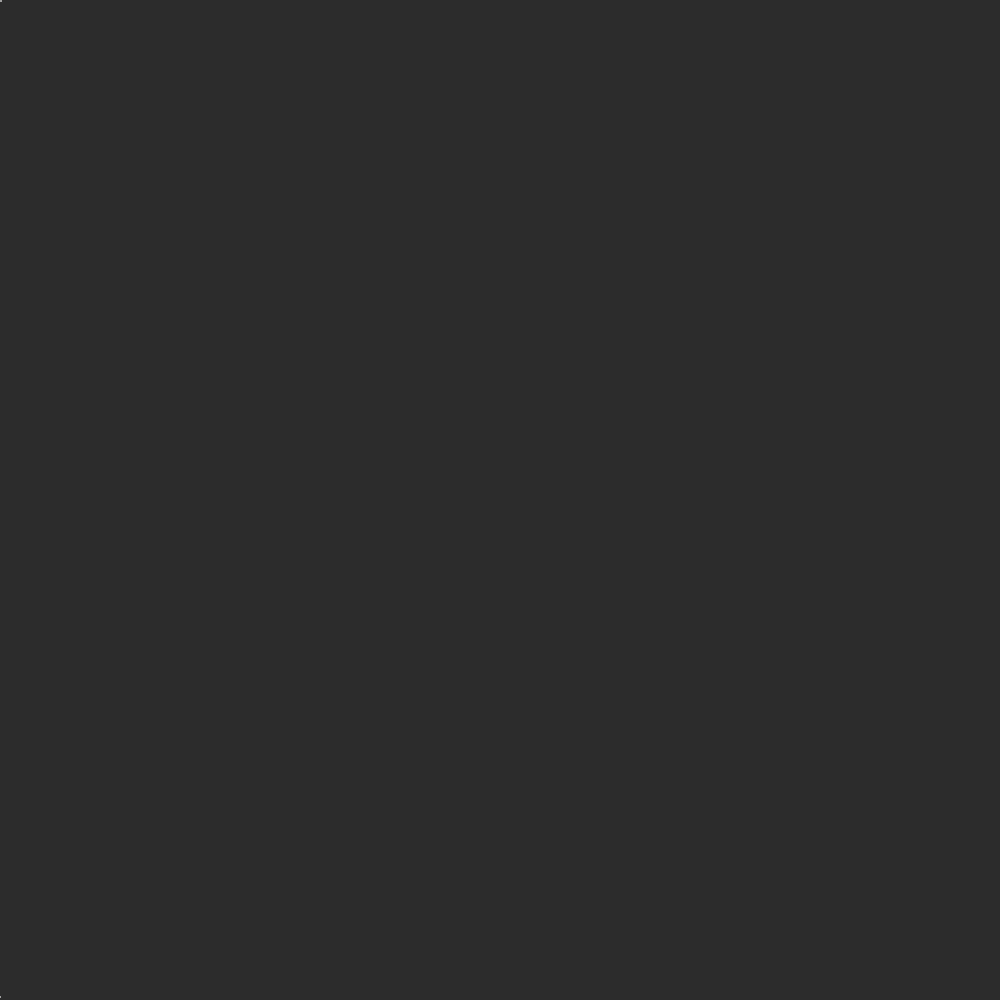
Frame 1 (no input)
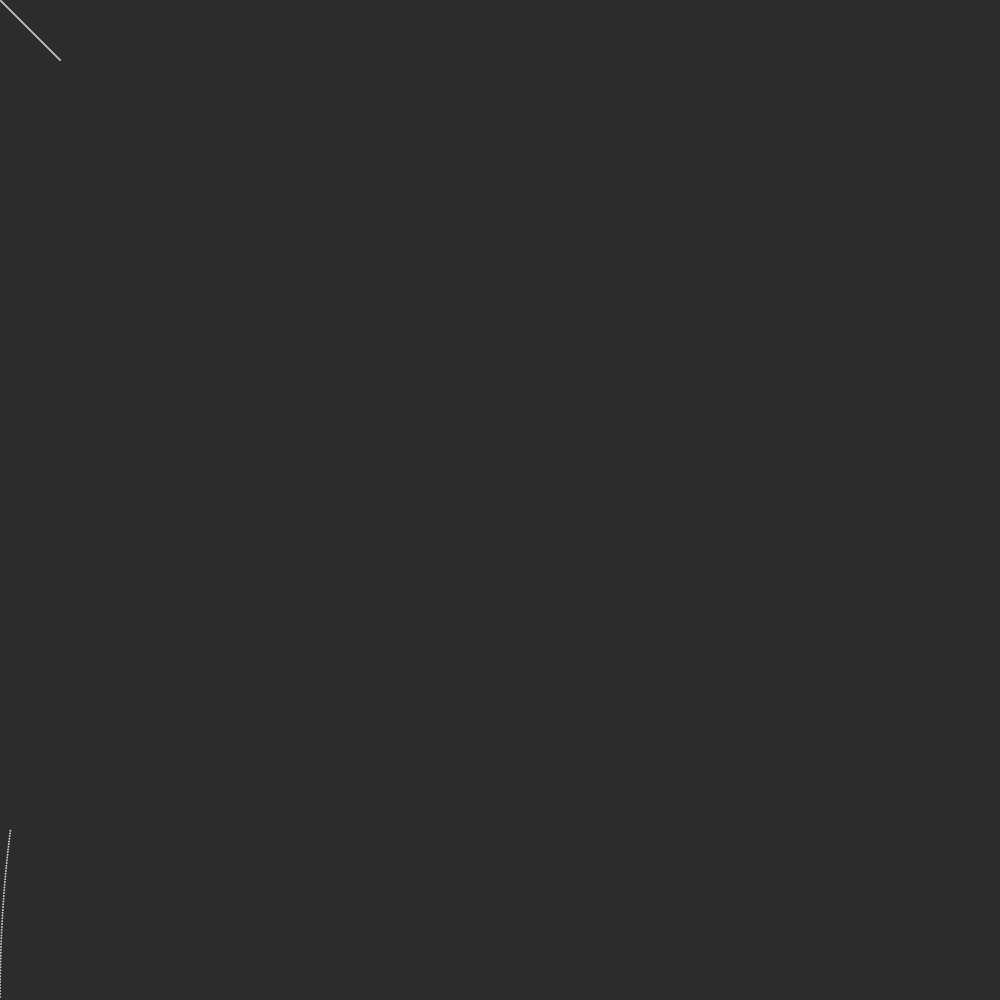
Frame 60 (no input)
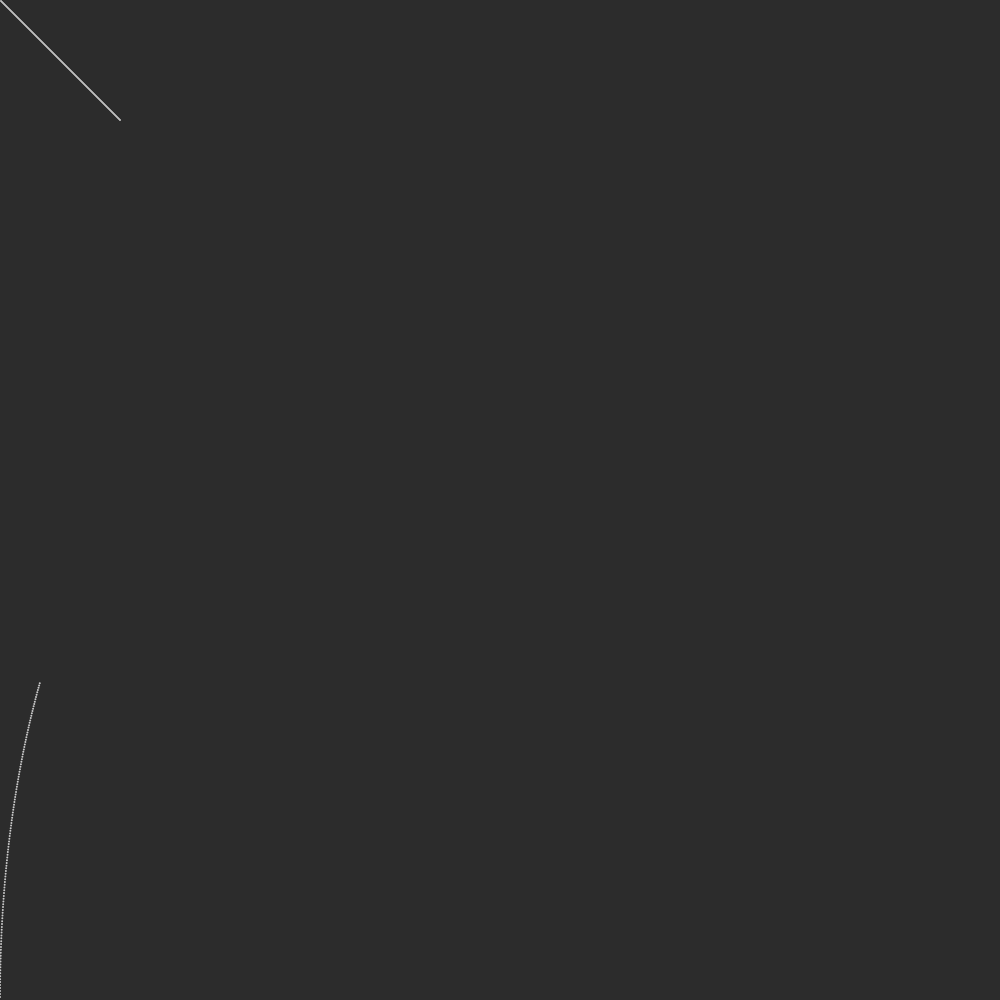
Frame 120 (the mouse pressed at the canvas centre since frame 60)

The p5.js sketch that drew these frames (run headless with seeded random() and noise() and a simulated clock; from frame 60 on, the mouse is pressed at the canvas centre):

// p5.js sketch
// ── sketch.js
var WIDTH = 1000;
var HEIGHT = 1000;

class myBezier{
  constructor(points = [createVector(0,0), createVector(WIDTH, HEIGHT)], step = 0.001){
    this.points = points;
    this.t = 0.0;
    this.step = step;
  }  
  
  myupdate(){
    this.t+= this.step;
    if (this.t >= 1 || this.t <= 0) { this.step *= -1; }
    this.myLine(this.points);
  }
  
  myLine(array = []){
    if(array == []){return;}
    var bezierArray = [];
    for(let i = 0; i<array.length-1; i++){
      var f = this.mylerp(array[i], array[i+1]);
      append(bezierArray, f); 
      if(array.length == 2){point(f.x, f.y);}
    }
    
    if(array.length > 2) { this.myLine(bezierArray); }
    return;
  }
  
  mylerp(vector1 = createVector(0,0), vector2 = createVector(WIDTH, HEIGHT)){
    return createVector(lerp(vector1.x, vector2.x, this.t),
                        lerp(vector1.y, vector2.y, this.t));
  }
}

function setup() {
  createCanvas(WIDTH, HEIGHT);
  stroke(200);
  strokeWeight(2);
  
  a = new myBezier([createVector(0,HEIGHT), createVector(0,0), createVector(WIDTH, 0), createVector(WIDTH, HEIGHT)], 0.001);
  
  //// EDIT THIS OBJECT TO ADD OR REMOVE POINTS
  b = new myBezier(/*[createVector(0,0), createVector(WIDTH, HEIGHT), createVector(WIDTH, 0),
                   createVector(100, 200), createVector(440, 600)], 0.0005*/);
  
  
  
  background(44);
}

function draw() {
  a.myupdate();
  b.myupdate();
}
